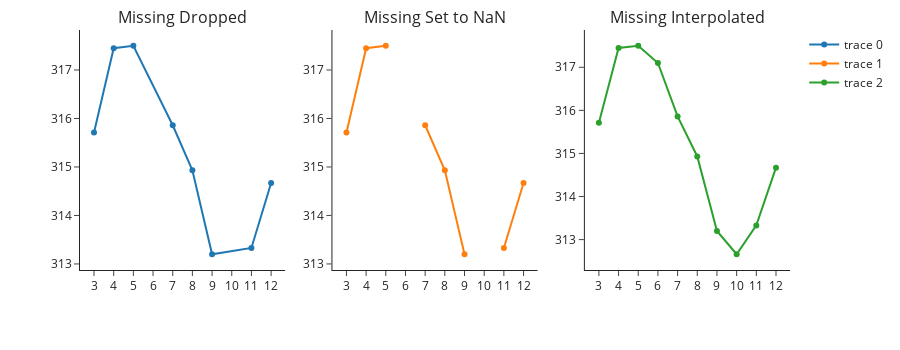

Notebook code cell kept with this figure:
### Code cell
from plotly.subplots import make_subplots
import plotly.graph_objects as go

fig = make_subplots(rows=1, cols=3,
    subplot_titles=("Missing Dropped", 
                    "Missing Set to NaN", "Missing Interpolated"))

co2_small = (co2[co2['Avg'] > 0])[:8] 

fig.add_trace(
    go.Scatter(x=co2_small['Mo'], y=co2_small['Avg'], 
               mode='lines+markers'),
    row=1, col=1)

co2_na = (co2.replace(-99.99, np.NaN))[:10]

fig.add_trace(
    go.Scatter(x=co2_na['Mo'], y=co2_na['Avg'], mode='lines+markers'),
    row=1, col=2)

fig.add_trace(
    go.Scatter(x=co2_na['Mo'], y=co2_na['Int'], mode='lines+markers'),
    row=1, col=3)

fig.update_xaxes(tickvals = np.arange(3, 13, 1), row=1, col=1)
fig.update_xaxes(tickvals = np.arange(3, 13, 1), row=1, col=2)
fig.update_xaxes(tickvals = np.arange(3, 13, 1), row=1, col=3)

fig.update_layout(height=350, margin=dict(t=30))

fig.show()

### Figure 1 — Plotly figure (JSON) as saved in the notebook; plotly's stock layout.template omitted (floating-point values rounded to 4 significant figures)
{"data": [{"mode": "lines+markers", "type": "scatter", "x": [3, 4, 5, 7, 8, 9, 11, 12], "xaxis": "x", "y": [315.7, 317.4, 317.5, 315.9, 314.9, 313.2, 313.3, 314.7], "yaxis": "y"}, {"mode": "lines+markers", "type": "scatter", "x": [3, 4, 5, 6, 7, 8, 9, 10, 11, 12], "xaxis": "x2", "y": [315.7, 317.4, 317.5, null, 315.9, 314.9, 313.2, null, 313.3, 314.7], "yaxis": "y2"}, {"mode": "lines+markers", "type": "scatter", "x": [3, 4, 5, 6, 7, 8, 9, 10, 11, 12], "xaxis": "x3", "y": [315.7, 317.4, 317.5, 317.1, 315.9, 314.9, 313.2, 312.7, 313.3, 314.7], "yaxis": "y3"}], "layout": {"annotations": [{"font": {"size": 16}, "showarrow": false, "text": "Missing Dropped", "x": 0.1444, "xanchor": "center", "xref": "paper", "y": 1, "yanchor": "bottom", "yref": "paper"}, {"font": {"size": 16}, "showarrow": false, "text": "Missing Set to NaN", "x": 0.5, "xanchor": "center", "xref": "paper", "y": 1, "yanchor": "bottom", "yref": "paper"}, {"font": {"size": 16}, "showarrow": false, "text": "Missing Interpolated", "x": 0.8556, "xanchor": "center", "xref": "paper", "y": 1, "yanchor": "bottom", "yref": "paper"}], "height": 350, "margin": {"t": 30}, "xaxis": {"anchor": "y", "domain": [0, 0.2889], "tickvals": [3, 4, 5, 6, 7, 8, 9, 10, 11, 12]}, "xaxis2": {"anchor": "y2", "domain": [0.3556, 0.6444], "tickvals": [3, 4, 5, 6, 7, 8, 9, 10, 11, 12]}, "xaxis3": {"anchor": "y3", "domain": [0.7111, 1], "tickvals": [3, 4, 5, 6, 7, 8, 9, 10, 11, 12]}, "yaxis": {"anchor": "x", "domain": [0, 1]}, "yaxis2": {"anchor": "x2", "domain": [0, 1]}, "yaxis3": {"anchor": "x3", "domain": [0, 1]}}}
